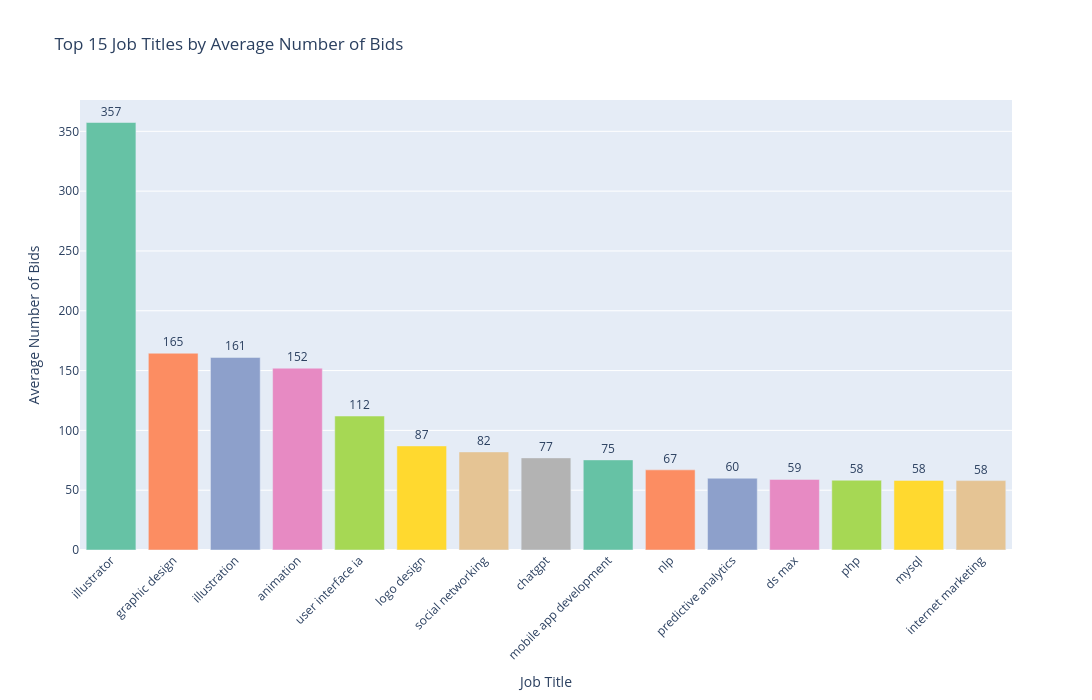

The notebook cell this image was saved under:
### Code cell
# Top N titles 
top_n = 15
avg_bids_per_title_top = avg_bids_per_title.head(top_n)
# Plot
fig = px.bar(
    avg_bids_per_title_top,
    x='job_title_clean',
    y='number_of_bits_clean',
    color='job_title_clean',
    title=f'Top {top_n} Job Titles by Average Number of Bids',
    labels={'job_title_clean': 'Job Title', 'number_of_bits_clean': 'Average Number of Bids'},
    text='number_of_bits_clean',
    color_discrete_sequence=px.colors.qualitative.Set2,
    width=1300,
    height=700
)

fig.update_traces(texttemplate='%{text:.0f}', textposition='outside')
fig.update_layout(xaxis_tickangle=-45, showlegend=False)
fig.show()

### Figure 1 — Plotly figure (JSON) as saved in the notebook; plotly's stock layout.template omitted (floating-point values rounded to 4 significant figures)
{"data": [{"alignmentgroup": "True", "hovertemplate": "Job Title=%{x}<br>Average Number of Bids=%{text}<extra></extra>", "legendgroup": "illustrator", "marker": {"color": "rgb(102,194,165)", "pattern": {"shape": ""}}, "name": "illustrator", "offsetgroup": "illustrator", "orientation": "v", "showlegend": true, "text": [357.4], "textposition": "outside", "texttemplate": "%{text:.0f}", "type": "bar", "x": ["illustrator"], "xaxis": "x", "y": [357.4], "yaxis": "y"}, {"alignmentgroup": "True", "hovertemplate": "Job Title=%{x}<br>Average Number of Bids=%{text}<extra></extra>", "legendgroup": "graphic design", "marker": {"color": "rgb(252,141,98)", "pattern": {"shape": ""}}, "name": "graphic design", "offsetgroup": "graphic design", "orientation": "v", "showlegend": true, "text": [164.5], "textposition": "outside", "texttemplate": "%{text:.0f}", "type": "bar", "x": ["graphic design"], "xaxis": "x", "y": [164.5], "yaxis": "y"}, {"alignmentgroup": "True", "hovertemplate": "Job Title=%{x}<br>Average Number of Bids=%{text}<extra></extra>", "legendgroup": "illustration", "marker": {"color": "rgb(141,160,203)", "pattern": {"shape": ""}}, "name": "illustration", "offsetgroup": "illustration", "orientation": "v", "showlegend": true, "text": [161], "textposition": "outside", "texttemplate": "%{text:.0f}", "type": "bar", "x": ["illustration"], "xaxis": "x", "y": [161], "yaxis": "y"}, {"alignmentgroup": "True", "hovertemplate": "Job Title=%{x}<br>Average Number of Bids=%{text}<extra></extra>", "legendgroup": "animation", "marker": {"color": "rgb(231,138,195)", "pattern": {"shape": ""}}, "name": "animation", "offsetgroup": "animation", "orientation": "v", "showlegend": true, "text": [152], "textposition": "outside", "texttemplate": "%{text:.0f}", "type": "bar", "x": ["animation"], "xaxis": "x", "y": [152], "yaxis": "y"}, {"alignmentgroup": "True", "hovertemplate": "Job Title=%{x}<br>Average Number of Bids=%{text}<extra></extra>", "legendgroup": "user interface ia", "marker": {"color": "rgb(166,216,84)", "pattern": {"shape": ""}}, "name": "user interface ia", "offsetgroup": "user interface ia", "orientation": "v", "showlegend": true, "text": [112], "textposition": "outside", "texttemplate": "%{text:.0f}", "type": "bar", "x": ["user interface ia"], "xaxis": "x", "y": [112], "yaxis": "y"}, {"alignmentgroup": "True", "hovertemplate": "Job Title=%{x}<br>Average Number of Bids=%{text}<extra></extra>", "legendgroup": "logo design", "marker": {"color": "rgb(255,217,47)", "pattern": {"shape": ""}}, "name": "logo design", "offsetgroup": "logo design", "orientation": "v", "showlegend": true, "text": [87], "textposition": "outside", "texttemplate": "%{text:.0f}", "type": "bar", "x": ["logo design"], "xaxis": "x", "y": [87], "yaxis": "y"}, {"alignmentgroup": "True", "hovertemplate": "Job Title=%{x}<br>Average Number of Bids=%{text}<extra></extra>", "legendgroup": "social networking", "marker": {"color": "rgb(229,196,148)", "pattern": {"shape": ""}}, "name": "social networking", "offsetgroup": "social networking", "orientation": "v", "showlegend": true, "text": [82], "textposition": "outside", "texttemplate": "%{text:.0f}", "type": "bar", "x": ["social networking"], "xaxis": "x", "y": [82], "yaxis": "y"}, {"alignmentgroup": "True", "hovertemplate": "Job Title=%{x}<br>Average Number of Bids=%{text}<extra></extra>", "legendgroup": "chatgpt", "marker": {"color": "rgb(179,179,179)", "pattern": {"shape": ""}}, "name": "chatgpt", "offsetgroup": "chatgpt", "orientation": "v", "showlegend": true, "text": [77], "textposition": "outside", "texttemplate": "%{text:.0f}", "type": "bar", "x": ["chatgpt"], "xaxis": "x", "y": [77], "yaxis": "y"}, {"alignmentgroup": "True", "hovertemplate": "Job Title=%{x}<br>Average Number of Bids=%{text}<extra></extra>", "legendgroup": "mobile app development", "marker": {"color": "rgb(102,194,165)", "pattern": {"shape": ""}}, "name": "mobile app development", "offsetgroup": "mobile app development", "orientation": "v", "showlegend": true, "text": [75.33], "textposition": "outside", "texttemplate": "%{text:.0f}", "type": "bar", "x": ["mobile app development"], "xaxis": "x", "y": [75.33], "yaxis": "y"}, {"alignmentgroup": "True", "hovertemplate": "Job Title=%{x}<br>Average Number of Bids=%{text}<extra></extra>", "legendgroup": "nlp", "marker": {"color": "rgb(252,141,98)", "pattern": {"shape": ""}}, "name": "nlp", "offsetgroup": "nlp", "orientation": "v", "showlegend": true, "text": [67], "textposition": "outside", "texttemplate": "%{text:.0f}", "type": "bar", "x": ["nlp"], "xaxis": "x", "y": [67], "yaxis": "y"}, {"alignmentgroup": "True", "hovertemplate": "Job Title=%{x}<br>Average Number of Bids=%{text}<extra></extra>", "legendgroup": "predictive analytics", "marker": {"color": "rgb(141,160,203)", "pattern": {"shape": ""}}, "name": "predictive analytics", "offsetgroup": "predictive analytics", "orientation": "v", "showlegend": true, "text": [60], "textposition": "outside", "texttemplate": "%{text:.0f}", "type": "bar", "x": ["predictive analytics"], "xaxis": "x", "y": [60], "yaxis": "y"}, {"alignmentgroup": "True", "hovertemplate": "Job Title=%{x}<br>Average Number of Bids=%{text}<extra></extra>", "legendgroup": "ds max", "marker": {"color": "rgb(231,138,195)", "pattern": {"shape": ""}}, "name": "ds max", "offsetgroup": "ds max", "orientation": "v", "showlegend": true, "text": [59], "textposition": "outside", "texttemplate": "%{text:.0f}", "type": "bar", "x": ["ds max"], "xaxis": "x", "y": [59], "yaxis": "y"}, {"alignmentgroup": "True", "hovertemplate": "Job Title=%{x}<br>Average Number of Bids=%{text}<extra></extra>", "legendgroup": "php", "marker": {"color": "rgb(166,216,84)", "pattern": {"shape": ""}}, "name": "php", "offsetgroup": "php", "orientation": "v", "showlegend": true, "text": [58.33], "textposition": "outside", "texttemplate": "%{text:.0f}", "type": "bar", "x": ["php"], "xaxis": "x", "y": [58.33], "yaxis": "y"}, {"alignmentgroup": "True", "hovertemplate": "Job Title=%{x}<br>Average Number of Bids=%{text}<extra></extra>", "legendgroup": "mysql", "marker": {"color": "rgb(255,217,47)", "pattern": {"shape": ""}}, "name": "mysql", "offsetgroup": "mysql", "orientation": "v", "showlegend": true, "text": [58.2], "textposition": "outside", "texttemplate": "%{text:.0f}", "type": "bar", "x": ["mysql"], "xaxis": "x", "y": [58.2], "yaxis": "y"}, {"alignmentgroup": "True", "hovertemplate": "Job Title=%{x}<br>Average Number of Bids=%{text}<extra></extra>", "legendgroup": "internet marketing", "marker": {"color": "rgb(229,196,148)", "pattern": {"shape": ""}}, "name": "internet marketing", "offsetgroup": "internet marketing", "orientation": "v", "showlegend": true, "text": [58], "textposition": "outside", "texttemplate": "%{text:.0f}", "type": "bar", "x": ["internet marketing"], "xaxis": "x", "y": [58], "yaxis": "y"}], "layout": {"barmode": "relative", "height": 700, "legend": {"title": {"text": "Job Title"}, "tracegroupgap": 0}, "showlegend": false, "title": {"text": "Top 15 Job Titles by Average Number of Bids"}, "width": 1300, "xaxis": {"anchor": "y", "categoryarray": ["illustrator", "graphic design", "illustration", "animation", "user interface ia", "logo design", "social networking", "chatgpt", "mobile app development", "nlp", "predictive analytics", "ds max", "php", "mysql", "internet marketing"], "categoryorder": "array", "domain": [0, 1], "tickangle": -45, "title": {"text": "Job Title"}}, "yaxis": {"anchor": "x", "domain": [0, 1], "title": {"text": "Average Number of Bids"}}}}
